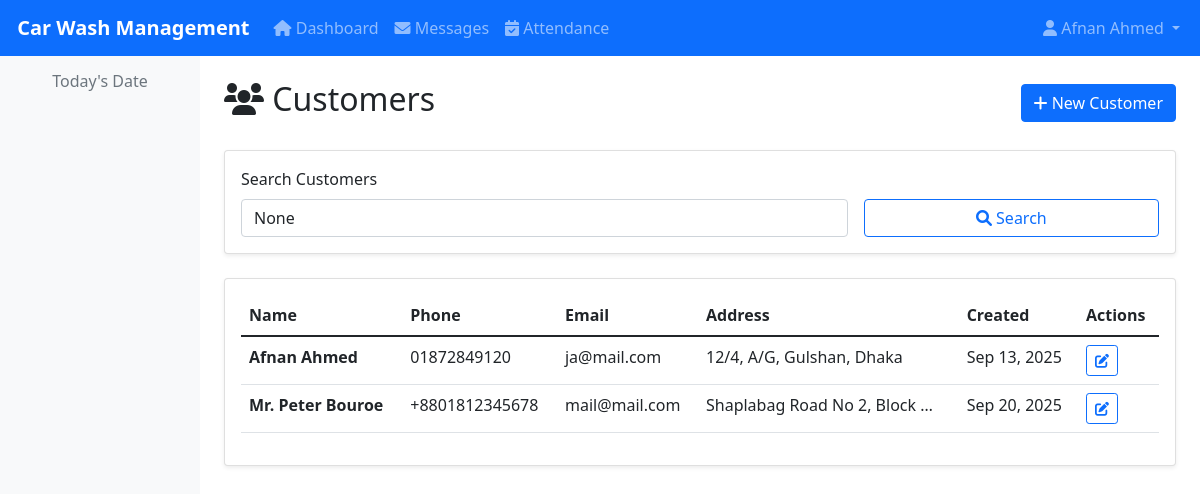
The app's page /carwash/customers/ (signed in) with its own data.
### accounts/models.py (models this page shows, shortened)
class User(AbstractUser):
    ROLE_CHOICES = [
        ('employer', 'Employer'),
        ('author', 'Author'),
        ('superadmin', 'SuperAdmin'),
    ]
    role = models.CharField(max_length=20, choices=ROLE_CHOICES, default='employer')
    phone = models.CharField(max_length=15, blank=True)
    post = models.CharField(max_length=100, blank=True)
    created_at = models.DateTimeField(auto_now_add=True)
    updated_at = models.DateTimeField(auto_now=True)
    def is_employer(self):
        return self.role == 'employer'
    def is_author(self):
        return self.role == 'author'
    def is_superadmin(self):
        return self.role == 'superadmin'
    class Meta:
        verbose_name = 'User'
        verbose_name_plural = 'Users'

### carwash/models.py (models this page shows, shortened)
class Customer(models.Model):
    name = models.CharField(max_length=100)
    phone = models.CharField(max_length=15, blank=True)
    email = models.EmailField(blank=True)
    address = models.TextField(blank=True)
    created_at = models.DateTimeField(auto_now_add=True)
    updated_at = models.DateTimeField(auto_now=True)
    class Meta:
        verbose_name = 'Customer'
        verbose_name_plural = 'Customers'
        ordering = ['name']

### carwash/views.py (the view)
# urls.py: path('customers/', views.customer_list, name='customer_list'),
@login_required
def customer_list(request):
    if not (request.user.is_author or request.user.is_superadmin):
        messages.error(request, 'You do not have permission to view customers.')
        return redirect('accounts:dashboard')
    customers = Customer.objects.all().order_by('name')
    search_query = request.GET.get('search')
    if search_query:
        customers = customers.filter(
            Q(name__icontains=search_query) |
            Q(phone__icontains=search_query) |
            Q(email__icontains=search_query)
        )
    paginator = Paginator(customers, 20)
    page_number = request.GET.get('page')
    page_obj = paginator.get_page(page_number)
    context = {
        'page_obj': page_obj,
        'search_query': search_query,
    }
    return render(request, 'carwash/customer_list.html', context)

### templates/carwash/customer_list.html (shortened to what this page needs)
{% extends 'base.html' %}
{% block content %}
<div class="row">
    <div class="col-12">
        <div class="d-flex justify-content-between align-items-center mb-4">
            <h2><i class="fas fa-users"></i> Customers</h2>
            <a href="{% url 'carwash:customer_create' %}" class="btn btn-primary">
                <i class="fas fa-plus"></i> New Customer
            </a>
        </div>
    </div>
</div>
<div class="card mb-4">
    <div class="card-body">
        <form method="get" class="row g-3">
            <div class="col-md-8">
                <label for="search" class="form-label">Search Customers</label>
                <input type="text" class="form-control" id="search" name="search"
                       value="{{ search_query }}" placeholder="Name, phone, or email...">
            </div>
            <div class="col-md-4">
                <label class="form-label">&nbsp;</label>
                <div class="d-grid">
                    <button type="submit" class="btn btn-outline-primary">
                        <i class="fas fa-search"></i> Search
                    </button>
                </div>
            </div>
        </form>
    </div>
</div>
<div class="card">
    <div class="card-body">
        {% if page_obj %}
            <div class="table-responsive">
                <table class="table table-hover">
                    <thead>
                        <tr>
                            <th>Name</th>
                            <th>Phone</th>
                            <th>Email</th>
                            <th>Address</th>
                            <th>Created</th>
                            <th>Actions</th>
                        </tr>
                    </thead>
                    <tbody>
                        {% for customer in page_obj %}
                        <tr>
                            <td><strong>{{ customer.name }}</strong></td>
                            <td>{{ customer.phone|default:"N/A" }}</td>
                            <td>{{ customer.email|default:"N/A" }}</td>
                            <td>{{ customer.address|truncatewords:5|default:"N/A" }}</td>
                            <td>{{ customer.created_at|date:"M d, Y" }}</td>
                            <td>
                                <div class="btn-group btn-group-sm">
                                    <a href="{% url 'carwash:customer_update' customer.id %}" class="btn btn-outline-primary" title="Edit">
                                        <i class="fas fa-edit"></i>
                                    </a>
                                </div>
                            </td>
                        </tr>
                        {% endfor %}
                    </tbody>
                </table>
            </div>
        {% endif %}
    </div>
</div>
{% endblock %}

### templates/base.html (shortened to what this page needs)
<!DOCTYPE html>
<html lang="en">
<head>
    <link href="https://cdn.jsdelivr.net/npm/bootstrap@5.1.3/dist/css/bootstrap.min.css" rel="stylesheet">
    <link href="https://cdnjs.cloudflare.com/ajax/libs/font-awesome/6.0.0/css/all.min.css" rel="stylesheet">
</head>
<body>
    <nav class="navbar navbar-expand-lg navbar-dark bg-primary">
        <div class="container-fluid">
            <a class="navbar-brand" href="{% url 'accounts:dashboard' %}">
                 Car Wash Management
            </a>
            {% if user.is_authenticated %}
            <div class="collapse navbar-collapse" id="navbarNav">
                <ul class="navbar-nav me-auto">
                    <li class="nav-item">
                        <a class="nav-link" href="{% url 'accounts:dashboard' %}">
                            <i class="fas fa-home"></i> Dashboard
                        </a>
                    </li>
                    {% if user.is_employer %}
                    <li class="nav-item">
                        <a class="nav-link" href="{% url 'requests:request_list' %}">
                            <i class="fas fa-envelope"></i> Messages
                        </a>
                    </li>
                    <li class="nav-item">
                        <a class="nav-link" href="{% url 'attendance:attendance_list' %}">
                            <i class="fas fa-calendar-check"></i> Attendance
                        </a>
                    </li>
                    {% endif %}
                </ul>
                <ul class="navbar-nav">
                    <li class="nav-item dropdown">
                        <a class="nav-link dropdown-toggle" href="#" id="navbarDropdown" role="button" data-bs-toggle="dropdown">
                            <i class="fas fa-user"></i> {{ user.get_full_name|default:user.username }}
                        </a>
                    </li>
                </ul>
            </div>
            {% endif %}
        </div>
    </nav>
    <div class="container-fluid">
        <div class="row">
            {% if user.is_authenticated %}
            <div class="col-md-3 col-lg-2 sidebar p-3">
                <div class="text-center mb-4">
                    <h6 class="text-muted">Today's Date</h6>
                </div>
            </div>
            <div class="col-md-9 col-lg-10 main-content p-4">
            {% else %}
            <div class="col-12 main-content p-4">
            {% endif %}
                {% block content %}{% endblock %}
            </div>
        </div>
    </div>
</body>
</html>

### templates/base.html (style rules this page uses)
.navbar-brand { font-weight: bold; }
.sidebar { min-height: calc(100vh - 56px); background-color: #f8f9fa; }
.main-content { min-height: calc(100vh - 56px); }
.card { box-shadow: 0 0.125rem 0.25rem rgba(0, 0, 0, 0.075); border: 1px solid rgba(0, 0, 0, 0.125); }
.btn-primary { background-color: #0d6efd; border-color: #0d6efd; }

### records on screen
User: get_full_name "Afnan Ahmed"
Customer: name "Afnan Ahmed", phone "01872849120", email "ja@mail.com", address "12/4, A/G, Gulshan, Dhaka", created_at "Sep 13, 2025"
Customer: name "Mr. Peter Bouroe", phone "+8801812345678", email "mail@mail.com", address "Shaplabag Road No 2, Block …", created_at "Sep 20, 2025"
